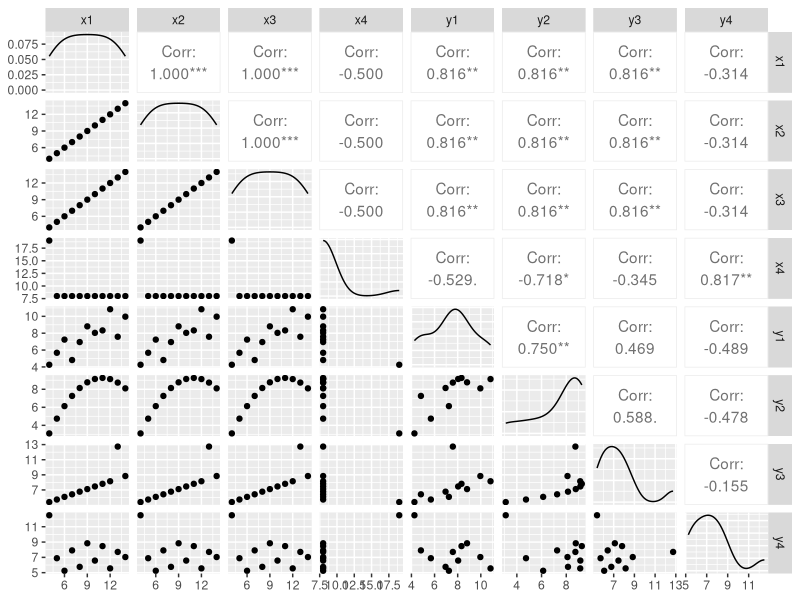
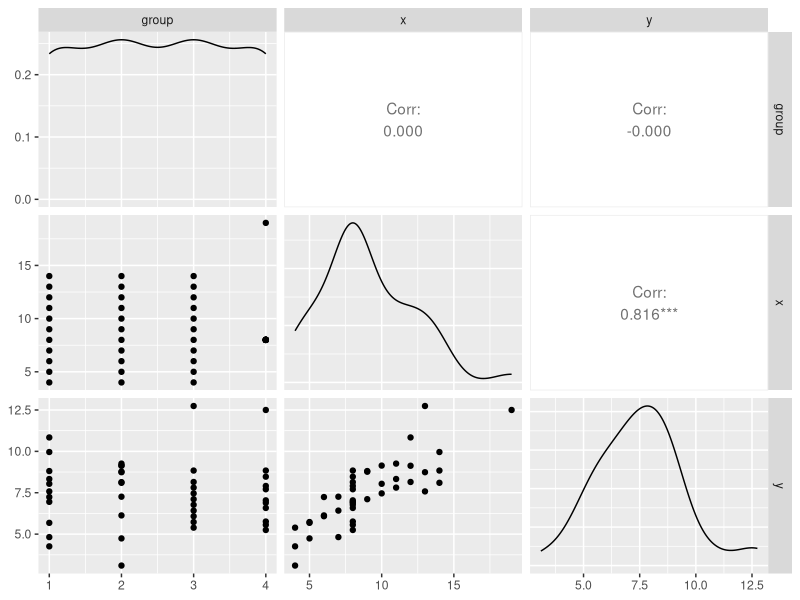

Source code (R) for these figures, in order:
## ---- chunk 1
knitr::opts_chunk$set(echo = TRUE)
dat <- datasets::anscombe
datLong <- data.frame(
  group  = rep(1:4, each = 11),
    x = unlist(dat[,c(1:4)]),
    y = unlist(dat[,c(5:8)]), 
    row.names = NULL)
library(GGally)
library(tidyverse)
## ---- chunk 2
ggpairs(dat)
ggpairs(datLong)
